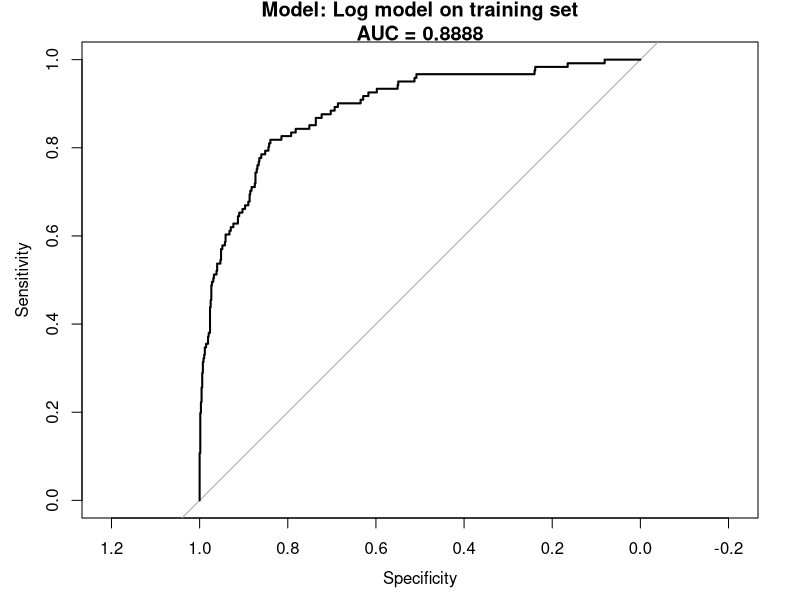

This chart was generated by the following R code:
# Import the pROC library, set file path and read csv file
library(pROC)
setwd('H:/GPEL_HPENVY/Documents/UNSW/07_ZZBU6511/Assessment3/')
employees <- read.csv(file = 'employees2.csv')

# Add new binary variables to the employees data frame
employees$Is.Attrition = ifelse(employees$Attrition == "Yes", 1, 0)
employees$Over18 <- NULL  # Don't include Over18 since all response is Yes.

# Split the data to training and testing
set.seed(57)
rows <- sample(nrow(employees), 0.8*nrow(employees))
training <- employees[rows, ]
testing <- employees[-rows, ]

# Making the predictions.  Use all variables except Attrition, Over18 and Is.Attrition
logmod <- glm(
  formula = Is.Attrition ~ . - Attrition - Is.Attrition,
  data = training,
  family = binomial()
)
# Print summary of the prediction
summary(logmod)
# Do prediction using the training parameters
# Get the probabilities from the model and add them into a new column
training$Probability <- predict(
  object = logmod,
  newdata = training,
  # To get probabilities we set the type to "response"
  type = "response")
# Compute ROC and Printing the area under the ROC curve
training.logroc <- roc(
  formula = training$Is.Attrition ~ training$Probability,
  auc = TRUE)
plot(
  training.logroc,
  main=paste("Model: Log model on training set\nAUC =", round(training.logroc$auc, digits=4))
)

# Turn the probabilities into predictions
training$Prediction = ifelse(training$Probability >= 0.15, 1, 0)
# Get the confusion matrix
conf_matrix_train <- table(training$Prediction, training$Is.Attrition)

# Show the confusion matrix
conf_matrix_train

# Calculate and show the accuracy
accuracy <- sum(diag(conf_matrix_train))/sum(conf_matrix_train)
message("Accuracy: ", accuracy)

# Calculate and show the sensitivity
sensitivity <- conf_matrix_train[2,2]/sum(conf_matrix_train[,2])
message("Sensitivity: ", sensitivity)

# Calculate and show the specificity
specificity <- conf_matrix_train[1,1]/sum(conf_matrix_train[,1])
message("Specificity: ", specificity)

# Testing the model - using the testing dataset and using the Prediction models
testing$ProbabilityTest <- predict(logmod, newdata = testing, type = "response")
testing$PredictionTest <- ifelse(testing$ProbabilityTest >= 0.15, 1, 0)
conf_matrix_test <- table(testing$PredictionTest, testing$Is.Attrition)
message("Confusion matrix for model 1:")
conf_matrix_test

# Calculate and show the accuracy
accuracy <- sum(diag(conf_matrix_test))/sum(conf_matrix_test)
message("Accuracy: ", accuracy)

# Calculate and show the sensitivity
sensitivity <- conf_matrix_test[2,2]/sum(conf_matrix_test[,2])
message("Sensitivity: ", sensitivity)
# Calculate and show the specificity
specificity <- conf_matrix_test[1,1]/sum(conf_matrix_test[,1])
message("Specificity: ", specificity)
